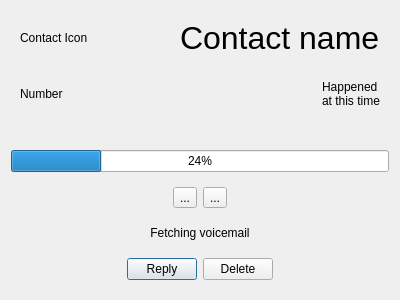
<?xml version="1.0" encoding="UTF-8"?>
<ui version="4.0">
 <class>VmailDialog</class>
 <widget class="QDialog" name="VmailDialog">
  <property name="geometry">
   <rect>
    <x>0</x>
    <y>0</y>
    <width>400</width>
    <height>300</height>
   </rect>
  </property>
  <property name="windowTitle">
   <string>Dialog</string>
  </property>
  <layout class="QVBoxLayout" name="verticalLayout">
   <item>
    <widget class="QWidget" name="widget" native="true">
     <layout class="QHBoxLayout" name="horizontalLayout">
      <item>
       <widget class="DblClickLabel" name="lblImage">
        <property name="text">
         <string>Contact Icon</string>
        </property>
       </widget>
      </item>
      <item>
       <widget class="DblClickLabel" name="lblName">
        <property name="font">
         <font>
          <pointsize>24</pointsize>
         </font>
        </property>
        <property name="text">
         <string>Contact name</string>
        </property>
       </widget>
      </item>
     </layout>
    </widget>
   </item>
   <item>
    <widget class="QWidget" name="widget_2" native="true">
     <property name="sizePolicy">
      <sizepolicy hsizetype="Preferred" vsizetype="Minimum">
       <horstretch>0</horstretch>
       <verstretch>0</verstretch>
      </sizepolicy>
     </property>
     <layout class="QHBoxLayout" name="horizontalLayout_2">
      <item>
       <widget class="DblClickLabel" name="lblNumber">
        <property name="sizePolicy">
         <sizepolicy hsizetype="Preferred" vsizetype="Minimum">
          <horstretch>0</horstretch>
          <verstretch>0</verstretch>
         </sizepolicy>
        </property>
        <property name="text">
         <string>Number</string>
        </property>
       </widget>
      </item>
      <item>
       <widget class="DblClickLabel" name="lblTime">
        <property name="sizePolicy">
         <sizepolicy hsizetype="Fixed" vsizetype="Minimum">
          <horstretch>0</horstretch>
          <verstretch>0</verstretch>
         </sizepolicy>
        </property>
        <property name="text">
         <string>Happened
at this time</string>
        </property>
       </widget>
      </item>
     </layout>
    </widget>
   </item>
   <item>
    <widget class="QLabel" name="lblNotes">
     <property name="text">
      <string/>
     </property>
     <property name="wordWrap">
      <bool>true</bool>
     </property>
    </widget>
   </item>
   <item>
    <widget class="QProgressBar" name="progressBar">
     <property name="value">
      <number>24</number>
     </property>
    </widget>
   </item>
   <item>
    <widget class="QWidget" name="wPlayerButtons" native="true">
     <layout class="QHBoxLayout" name="horizontalLayout_5">
      <item>
       <widget class="QWidget" name="widget_5" native="true"/>
      </item>
      <item>
       <widget class="QToolButton" name="btnPlayPause">
        <property name="text">
         <string>...</string>
        </property>
       </widget>
      </item>
      <item>
       <widget class="QToolButton" name="btnStop">
        <property name="text">
         <string>...</string>
        </property>
       </widget>
      </item>
      <item>
       <widget class="QWidget" name="widget_6" native="true"/>
      </item>
     </layout>
    </widget>
   </item>
   <item>
    <widget class="QLabel" name="lblFetching">
     <property name="text">
      <string>Fetching voicemail</string>
     </property>
     <property name="alignment">
      <set>Qt::AlignCenter</set>
     </property>
    </widget>
   </item>
   <item>
    <widget class="QWidget" name="widget_3" native="true">
     <layout class="QHBoxLayout" name="horizontalLayout_3">
      <item>
       <layout class="QGridLayout" name="gridLayout">
        <item row="0" column="0">
         <widget class="QPushButton" name="btnReply">
          <property name="maximumSize">
           <size>
            <width>70</width>
            <height>16777215</height>
           </size>
          </property>
          <property name="text">
           <string>Reply</string>
          </property>
         </widget>
        </item>
        <item row="0" column="1">
         <widget class="QPushButton" name="btnDelete">
          <property name="maximumSize">
           <size>
            <width>70</width>
            <height>16777215</height>
           </size>
          </property>
          <property name="text">
           <string>Delete</string>
          </property>
         </widget>
        </item>
       </layout>
      </item>
     </layout>
    </widget>
   </item>
  </layout>
 </widget>
 <customwidgets>
  <customwidget>
   <class>DblClickLabel</class>
   <extends>QLabel</extends>
   <header>DblClickLabel.h</header>
  </customwidget>
 </customwidgets>
 <resources/>
 <connections/>
</ui>
